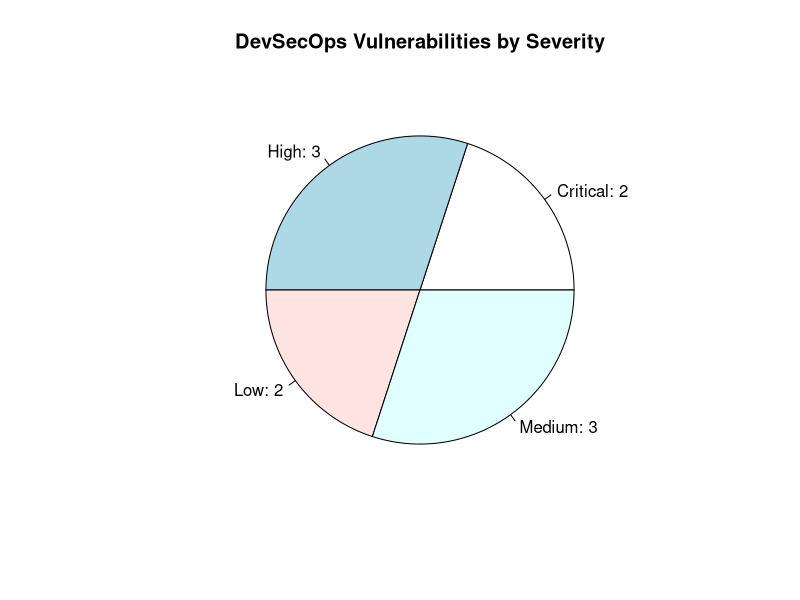

R code for this plot:
# Q9: DevSecOps Vulnerability Analysis

vulnerabilities <- data.frame(
  Vulnerability_ID = c(
    "V001", "V002", "V003", "V004",
    "V005", "V006", "V007", "V008",
    "V009", "V010"
  ),
  Severity = c(
    "Critical", "High", "Medium", "Low",
    "High", "Critical", "Medium", "Low",
    "High", "Medium"
  ),
  Component = c(
    "Login", "Database", "API", "UI",
    "Payment", "Authentication", "API",
    "UI", "Database", "Server"
  ),
  Remediation_Status = c(
    "Open", "Fixed", "Open", "Fixed",
    "Open", "Open", "Fixed", "Fixed",
    "Open", "Fixed"
  )
)

print(vulnerabilities)

# Count vulnerabilities by severity
severity_count <- table(vulnerabilities$Severity)

cat("\nVulnerability Count by Severity:\n")
print(severity_count)

# Pie chart
pie(
  severity_count,
  main = "DevSecOps Vulnerabilities by Severity",
  labels = paste(
    names(severity_count),
    severity_count,
    sep = ": "
  )
)
